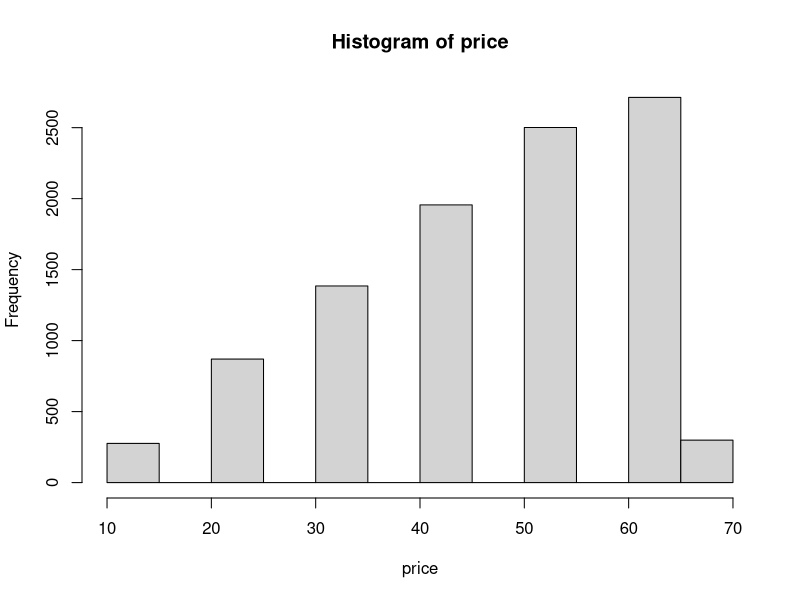

Reproduce this figure in R.
## ---- chunk 1
1 + 1
## ---- chunk 2
#| echo: false
2 * 2
## ---- chunk 3
N = 10000
d1 = sample(1:6, N, replace = TRUE) # sample rolls of die number 1
d2 = sample(1:6, N, replace = TRUE) # sample rolls of die number 2
price = 10*pmax(d1, d2) + pmin(d1, d2) # calculates price
hist(price) # produces histogram of prices
table(price) # produces
afford = (price<=50) # true when price is less than or equal to 50, false otherwise
sum(afford) / N

## ---- chunk 4
